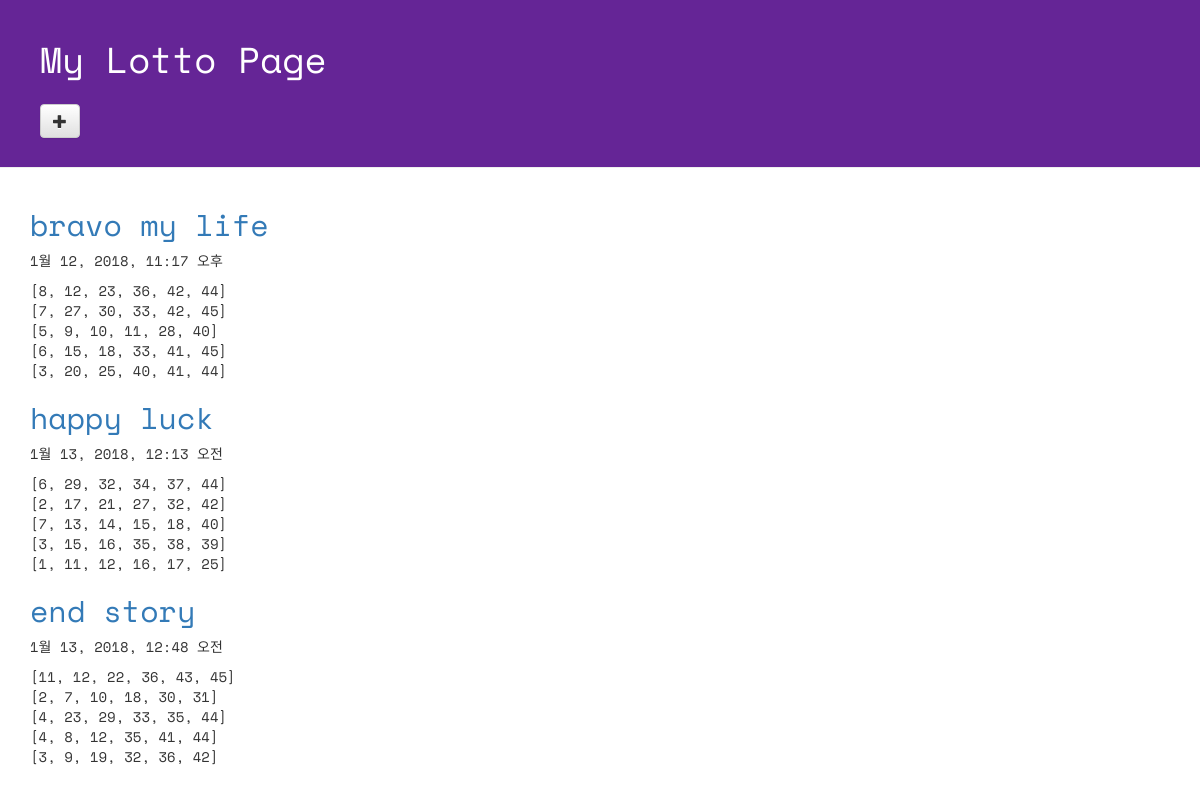
Page /lotto/ on the committed database.
### lotto/models.py (models this page shows, shortened)
class GuessNumbers(models.Model):
    name = models.CharField(max_length = 24)
    lottos = models.CharField(max_length = 255, default = '[1,2,3,4,5,6]')
    text = models.CharField(max_length = 255)
    num_lotto = models.IntegerField(default = 5)
    update_date = models.DateTimeField()
    def __str__(self):
        return "%s %s" % (self.name, self.text) #overwiting

### lotto/views.py (the view)
# urls.py: url(r'^lotto/$', views.index, name='lotto'),
def index(request):
    lottos = GuessNumbers.objects.all()
    return render(request, "lotto/default.html", {"lottos": lottos})

### lotto/templates/lotto/default.html (shortened to what this page needs)
<!DOCTYPE html>
{% load staticfiles %}
<html lang="ko">
<head>
  <link rel="stylesheet" href="//maxcdn.bootstrapcdn.com/bootstrap/3.2.0/css/bootstrap.min.css">
  <link rel="stylesheet" href="//maxcdn.bootstrapcdn.com/bootstrap/3.2.0/css/bootstrap-theme.min.css">
  <link rel="stylesheet" href="{% static 'css/lotto.css'%}">
</head>
<body>
  <div class="page-header">
  <h1>My Lotto Page</h1>
  <h2><a href="{% url 'new_lotto' %}">
    <span class="glyphicon glyphicon-plus btn btn-default"></span></a></h2>
  </div>
  <div class="container lotto">
    {% for lotto in lottos %}
    <h2><a href="{% url 'detail' lottokey=lotto.pk %}"> {{lotto.text}}</a></h2>
    <p> {{lotto.update_date}} </p>
    <p> {{lotto.lottos|linebreaksbr}} </p>
    {% endfor %}
  </div>
</body>
</html>

### lotto/static/css/lotto.css (style rules this page uses)
.page-header { background-color: #652596; margin-top: 0; padding: 20px 20px 20px 40px; font-family: 'Space Mono', monospace; }
.page-header h1 { color: #FFFFFF; }
.container { font-family: 'Space Mono', monospace; }
.container h2 { color: #b9f442; }

### rows in the picture
GuessNumbers: text "bravo my life", update_date "1월 12, 2018, 11:17 오후", lottos "[8, 12, 23, 36, 42, 44] [7, 27, 30, 33, 42, 45] [5, 9, 10, 11, 28, 40] [6, 15, 18, 33, 41, 45] [3, 20, 25, 40, 41, 44]"
GuessNumbers: text "happy luck", update_date "1월 13, 2018, 12:13 오전", lottos "[6, 29, 32, 34, 37, 44] [2, 17, 21, 27, 32, 42] [7, 13, 14, 15, 18, 40] [3, 15, 16, 35, 38, 39] [1, 11, 12, 16, 17, 25]"
GuessNumbers: text "end story", update_date "1월 13, 2018, 12:48 오전", lottos "[11, 12, 22, 36, 43, 45] [2, 7, 10, 18, 30, 31] [4, 23, 29, 33, 35, 44] [4, 8, 12, 35, 41, 44] [3, 9, 19, 32, 36, 42]"
